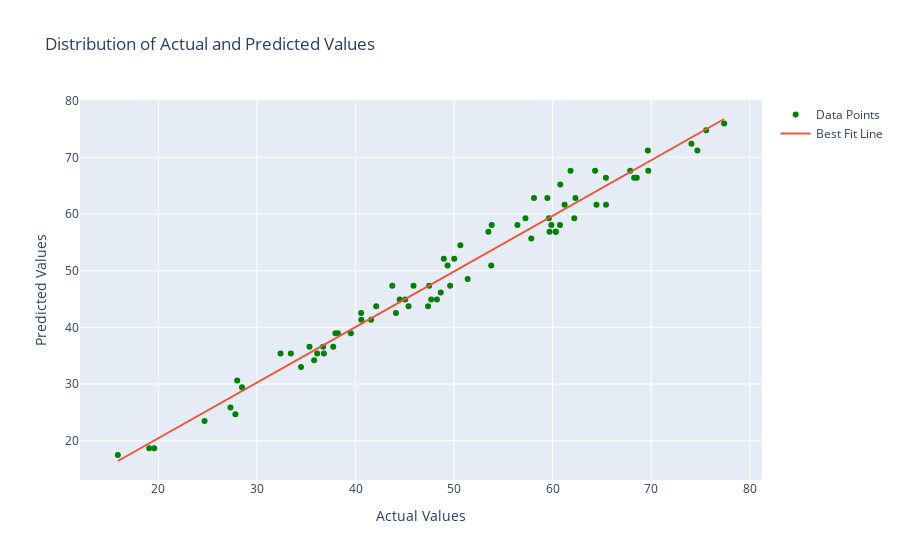

Write notebook code for a chart like this one.
### Code cell
# plot a scatter plot to show how correctly model predicted test values
fig = go.Figure()

fig.add_trace(go.Scatter(x = y_test, y = y_pred, mode = 'markers', marker = dict(color = 'green'), name = 'Data Points'))
fig.add_trace(go.Scatter(x = y_test, y = best_line, name = 'Best Fit Line'))
fig.update_layout(title = 'Distribution of Actual and Predicted Values', xaxis_title = 'Actual Values', yaxis_title = 'Predicted Values')
fig.update_layout(height = 500)
fig.show()
